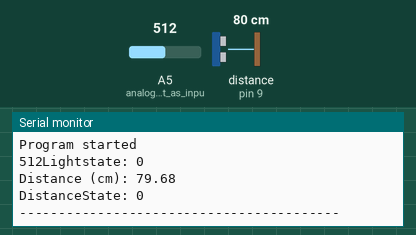
Recording of a sketch running on a simulated Arduino Uno, built with avr-gcc and run on an emulated ATmega328P. Parts: the last lines printed to the serial monitor. Wiring (inferred from the names in the program): ultrasonic range finder: trigger pin 10; echo pin 9. The test bench sets the inputs (shaded band); at power-on: distance to the obstacle (sensor on pin 9) 80 cm, A5 (analog_pin_A5_set_as_inpu) = 512. The echo pulse lasts 58.3 µs per cm.

Above: at 2.2 s.
2.3 s: distance to the obstacle (sensor on pin 9) set to 2 cm
At 3.7 s:
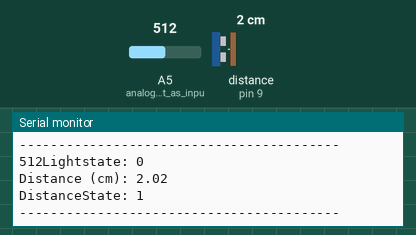
5.1 s: A5 (analog_pin_A5_set_as_inpu) set to 716
At 5.5 s:
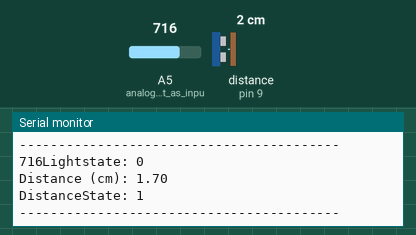
7.9 s: distance to the obstacle (sensor on pin 9) set to 4 cm
At 10.4 s:
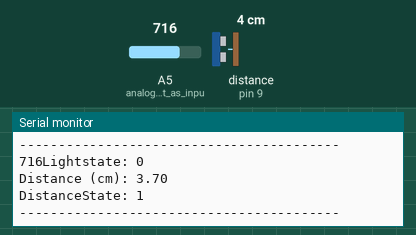
10.7 s: A5 (analog_pin_A5_set_as_inpu) set to 900
At 12.3 s:
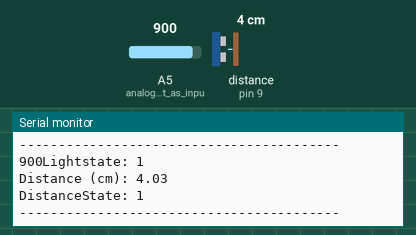
Timing chart, 0 to 13.8 s (numbered marks = the images above; inputs shaded):
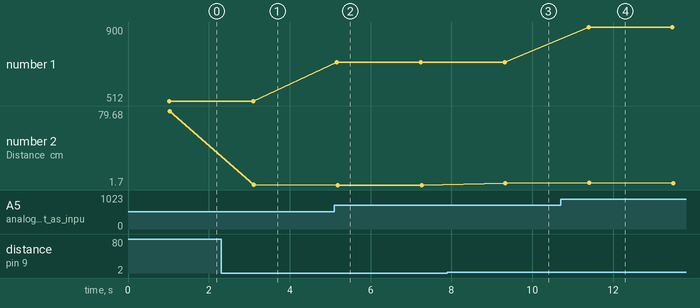

The sketch:

unoToNodeMCU.ino
```cpp
/*
 Sensor Data - Arduino to NodeMCU Serial Communication

 Sending LDR and Ultrasonic sensor Data from Arduino to NodeMCU via Serial Communication.

 The circuit:
 * LDR connected to analog pin A5 of arduino.
 * Ultrasonic sensor connected to digital pins 9 & 10 of arduino.
 * NodeMCU connected to digital pins 5 & 6 of arduino.

 created 19 January 2022
 by Joshua Sebastian

*/

#include <SoftwareSerial.h> //Arduino to NodeMCU library for serial communication
#include <ArduinoJson.h> //JSON library for embedded C/C++

SoftwareSerial nodemcu(5, 6); //Initialise Arduino to NodeMCU (5=Rx & 6=Tx)

//Initialisation of variables
int lightstate=0; //stores the light state based on the threshold set (900) for the LDR analog values
int distancestate=0; //stores the distance state based on the threshold set(50cm) for the distance measured by the ultrasonic sensor
const int trigPin = 10; //trigger pin of ultrasonic sensor connected to digital pin 10 of the Arduino UNO
const int echoPin = 9; //echo pin of ultrasonic sensor connected to digital pin 9 of the Arduino UNO
long duration;
float distance;

void setup() {
  Serial.begin(9600);
  nodemcu.begin(9600);
  pinMode(A5,INPUT); //analog pin A5 set as input for the LDR
  delay(1000);
  pinMode(trigPin, OUTPUT); // set the trigger pin as an Output
  pinMode(echoPin, INPUT); // set the echo Pin as an Input
  Serial.println("Program started");
}

void loop() {
  StaticJsonBuffer<1000> jsonBuffer;
  JsonObject& data = jsonBuffer.createObject(); //creating JSON object called data
  light(); //Obtain light and distance state status
  ultrasonic();
  Serial.println("-----------------------------------------");
  data["lightstate"] = lightstate; //Assign collected data to JSON Object
  data["distancestate"] = distancestate;
  data.printTo(nodemcu); //Send data to NodeMCU
  jsonBuffer.clear();
  delay(2000);
}


void light() {
  int sensorValue= analogRead(A5); //reading LDR sensor analog values
  if (sensorValue < 900) //setting the LDR analog value as 900 as a threshold to detect if the intruder is using a flashlight to break open the lock
  {
  lightstate=0;
  }
  else
  {
  lightstate=1;
  }
  Serial.print(sensorValue);
  Serial.print("Lightstate: ");
  Serial.println(lightstate);
}

void ultrasonic() {
  digitalWrite(trigPin, LOW); // Clears the trigPin
  delayMicroseconds(2);
  digitalWrite(trigPin, HIGH); // Sets the trigPin on HIGH state for 10 micro seconds
  delayMicroseconds(10);
  digitalWrite(trigPin, LOW);
  duration = pulseIn(echoPin, HIGH); // Reads the echoPin, returns the sound wave travel time in microseconds
  distance = duration * 0.0343/2; // Convert to cm. 0.0343 is the speed of sound in cm/microsecond
  Serial.print("Distance (cm): "); // Prints the distance on the Serial Monitor
  Serial.println(distance);
  if (distance < 50) //setting distance as 50cm as threshold to detect intruders
  {
  distancestate=1;
  }
  else
  {
  distancestate=0;
  }
  Serial.print("DistanceState: ");
  Serial.println(distancestate);
}
```

Measured:
- after the input at 2.3 s, the serial monitor: prints a new line after 0.81 s (image 1)
- after the input at 5.1 s, the serial monitor: prints a new line after 0.07 s (image 2)
- after the input at 7.9 s, the serial monitor: prints a new line after 1.4 s (image 3)
- after the input at 10.7 s, the serial monitor: prints a new line after 0.69 s (image 4)
- plotted number 1: 512 → 716 after the input at 5.1 s, 716 → 900 after the input at 10.7 s
- plotted number 2: 79.68 → 2.02 after the input at 2.3 s, 1.7 → 3.7 after the input at 7.9 s
